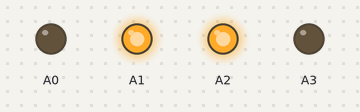
A program run on a simulated CircuitPython board. Parts: output pins drawn as LEDs (lit = HIGH). WiFi joins after 1.5 s; the clock reads 2024-03-15 10:24:30 at power-on unless the program sets it; no radio messages arrive unless stated (any console line starting 'radio sent:' is added by the test bench); values from a settings file that is not in the repository are placeholders; web requests get an empty 200 reply after 0.4 s.

Above: at 5.5 s.
At 18.03 s:
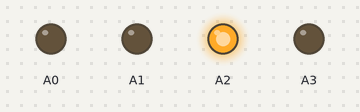
Timing chart, 0 to 18.6 s (numbered marks = the images above):
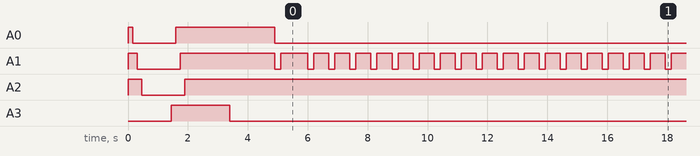

Measured:
- by itself, A1: goes LOW 1.5 s, HIGH 3.2 s, LOW 0.20 s, HIGH 0.90 s, 48 × (LOW 0.20 s, HIGH 0.50 s), LOW 0.20 s, then HIGH
- by itself, everything shown: repeats every 11.9 s, in 34 steps

The program:

main.py
```python
"""
Receive LoRa packets from the beehive monitor and bridge to PostgREST on a Pi.
"""

# Imports

import json
from os import getenv
import struct
import time

import board
import busio
from digitalio import DigitalInOut
import rtc
import adafruit_datetime as datetime

from adafruit_esp32spi import adafruit_esp32spi
import adafruit_connection_manager
import adafruit_requests
import adafruit_ntp

import adafruit_datetime as datetime

import adafruit_logging as logging

from adafruit_rfm9x import RFM9x

from helpers import StatusLED

# === USER INPUT ===

GATEWAY_ID = 1 # your gateway id
HEARTBEAT_INTERVAL = 60 # seconds

LORA_FREQ = 915.0  # MHz
READINGS_URL = "http://192.168.4.110:3001/readings"
HEARTBEAT_URL = "http://192.168.4.110:3001/gateway_heartbeat"

# packet format
rx_packet_format = "<BBHIBHIhHhHHHH"
tx_packet_format = "<HH"
time_packet_format = "<HHI"

FLAG_TIME_REQUEST = 0x1
FLAG_INT_HDC3022_ERROR = 0x2
FLAG_EXT_HDC3022_ERROR = 0x4
FLAG_BMP585_ERROR = 0x8
FLAG_NAU7802_ERROR = 0x10
FLAG_TEST_PACKET = 0x20

PACKET_VERSION = 3

# === END USER INPUT ===

logger = logging.getLogger("inside unit")
logger.setLevel(logging.DEBUG)

logger.info(f"Gateway (id {GATEWAY_ID}) awake")

# status leds
# fmt: off
power_led   = StatusLED(board.A3)
wifi_led    = StatusLED(board.A0)
lora_led    = StatusLED(board.A1)
wifi_tx_led = StatusLED(board.A2)
# fmt: on

# blinkenlights!
power_led.on()
time.sleep(0.15)
wifi_led.on()
time.sleep(0.15)
lora_led.on()
time.sleep(0.15)
wifi_tx_led.on()
time.sleep(1)

power_led.off()
time.sleep(0.15)
wifi_led.off()
time.sleep(0.15)
lora_led.off()
time.sleep(0.15)
wifi_tx_led.off()
time.sleep(1.5)

power_led.on()

# LoRa Setup


def crc16_ccitt(data):
    crc = 0xFFFF

    for byte in data:
        crc ^= byte << 8

        for _ in range(8):
            if crc & 0x8000:
                crc = (crc << 1) ^ 0x1021
            else:
                crc <<= 1

            crc &= 0xFFFF

    return crc


rfm_cs = DigitalInOut(board.D25)
rfm_reset = DigitalInOut(board.D24)

lora = RFM9x(board.SPI(), rfm_cs, rfm_reset, LORA_FREQ)
lora.tx_power = 23
lora.spreading_factor = 7

lora.receive_timeout = 10

# WiFi setup

ssid = getenv("CIRCUITPY_WIFI_SSID")
password = getenv("CIRCUITPY_WIFI_PASSWORD")

# Featherwing Wiring
esp32_cs = DigitalInOut(board.D13)
esp32_ready = DigitalInOut(board.D11)
esp32_reset = DigitalInOut(board.D12)

spi = board.SPI()

esp = adafruit_esp32spi.ESP_SPIcontrol(spi, esp32_cs, esp32_ready, esp32_reset)

pool = adafruit_connection_manager.get_radio_socketpool(esp)
ssl_context = adafruit_connection_manager.get_radio_ssl_context(esp)
requests = adafruit_requests.Session(pool, ssl_context)

if esp.status == adafruit_esp32spi.WL_IDLE_STATUS:
    logger.debug("ESP32 found and in idle mode")

logger.info("Connecting to WiFi...")
while not esp.is_connected:
    try:
        esp.connect_AP(ssid, password)
    except OSError as e:
        logger.error("could not connect to WiFi, retrying: ", e)
        continue
logger.info(f"Connected to {esp.ap_info.ssid}")
logger.debug(f"RSSI: {esp.ap_info.rssi}, my IP address is {esp.ipv4_address}")

ntp = adafruit_ntp.NTP(pool, tz_offset=0, cache_seconds=3600)

ntp_success = False
for ntp_retries in range(5):
    try:
        rtc.RTC().datetime = ntp.datetime
        logger.debug("set RTC to NTP")
        ntp_success = True
        break
    except Exception as e:
        logger.error(f"NTP sync failed with {e}, retrying (#{ntp_retries})")

if not ntp_success:
    raise Exception("NTP sync failed")

jwt = getenv("JWT_SECRET")
header = {
    "Authorization": f"Bearer {jwt}",
    "Content-Type": "application/json",
    "Prefer": "return=representation",
}

wifi_led.on()

# end WiFi setup

logger.info("Mainloop start")

data_to_upload = []

last_heartbeat = 0

while True:
    lora_led.on()
    raw_packet = lora.receive(with_header=True, timeout=0.2)
    lora_led.off()
    if raw_packet is None:
        raw_packet = lora.receive(with_header=True)
    if (raw_packet is not None) and (len(data_to_upload) < 50):
        logger.info(f"Got a packet ({len(data_to_upload)} in queue)")
        # we got a packet and have space for it
        try:
            packet = struct.unpack(rx_packet_format, raw_packet)
        except RuntimeError:
            continue
        (
            packet_version,
            node_id,
            sequence,
            timestamp,
            flags,
            backlog,
            weight,
            temperature,
            humidity,
            ext_temp,
            ext_humid,
            baro_pressure,
            rain_tips,
            crc,
        ) = packet

        calculated_crc = crc16_ccitt(raw_packet[:-2])

        temperature /= 100
        humidity /= 100
        baro_pressure /= 10

        # fmt: off
        int_hdc3022_error = bool(flags & FLAG_INT_HDC3022_ERROR)
        ext_hdc3022_error = bool(flags & FLAG_EXT_HDC3022_ERROR)
        bmp585_error      = bool(flags & FLAG_BMP585_ERROR)
        nau7802_error     = bool(flags & FLAG_NAU7802_ERROR)
        test_packet       = bool(flags & FLAG_TEST_PACKET)
        # fmt: on

        logger.debug(
            f"timestamp {timestamp}\nweight {weight}\nflags: {flags}\nbacklog: {backlog} packets"
        )
        logger.debug(f"crc: {crc}, calc crc: {calculated_crc}")
        logger.debug(f"SNR: {lora.snr}, RSSI: {lora.rssi}")

        if calculated_crc == crc:
            logger.debug("Good CRC, sending ACK")
            if flags & FLAG_TIME_REQUEST:
                logger.info("sending time update")
                ack = struct.pack(
                    time_packet_format, sequence, calculated_crc, int(time.time())
                )
            else:
                ack = struct.pack(tx_packet_format, sequence, calculated_crc)
            lora_led.on()
            lora.send(ack)
            lora_led.off()
            timestamp_isoformat = (
                datetime.datetime.fromtimestamp(timestamp).isoformat() + "+00"
            )
            now_isoformat = datetime.datetime.now().isoformat() + "+00"

            if timestamp < 1767225600:
                suspect_packet = True  # rtc wasn't set
            elif packet_version != PACKET_VERSION:
                suspect_packet = True
            else:
                suspect_packet = False

            data = {
                "node_id": node_id,
                "ts": timestamp_isoformat,
                "ts_rxd": now_isoformat,
                "backlog": backlog,
                "raw_weight": weight,
                "hive_temp_c": temperature,
                "hive_humid_pct": humidity,
                "external_temp_c": ext_temp,
                "external_humid_pct": ext_humid,
                "baro_pressure_hpa": baro_pressure,
                "rain_tips": rain_tips,
                "suspect_packet": suspect_packet,
                "lora_rssi_dbm": lora.rssi,
                "lora_snr_db": lora.snr,
                "int_hdc3022_error": int_hdc3022_error,
                "ext_hdc3022_error": ext_hdc3022_error,
                "bmp585_error": bmp585_error,
                "nau7802_error": nau7802_error,
                "test_packet": test_packet,
            }

            logger.debug("adding to queue")
            data_to_upload.append(data)
        else:
            logger.error("CRC fail :(")
    else:
        if data_to_upload:
            logger.info("Posting to Pi")
            wifi_tx_led.on()
            try:
                for data in data_to_upload:
                    res = requests.post(READINGS_URL, json=data, headers=header)
                    logger.debug(f"Posted, got <{res.text}>")
                wifi_tx_led.off()
                data_to_upload = []
            except Exception as e:
                logger.error(f"Failed to POST with {e}")

        if (time.time() - last_heartbeat) >= HEARTBEAT_INTERVAL:
            last_heartbeat = time.time()
            logger.debug("Sending heartbeat")
            try:
                res = requests.post(HEARTBEAT_URL, json={"gateway_id":GATEWAY_ID}, headers=header)
                logger.debug(f"Posted heartbeat, got <{res.text}>")
            except Exception as e:
                logger.error(f"Failed to POST with {e}")
```

helpers.py
```python
import digitalio
import time


class StatusLED:
    def __init__(self, pin, active_low=True):
        self._pin = pin
        self._active_low = active_low

        self._io = digitalio.DigitalInOut(pin)
        self._io.direction = digitalio.Direction.OUTPUT
        self._io.value = int(active_low)

    def __str__(self):
        return f"Status LED Pin {self._pin}"

    def __repr__(self):
        return f"StatusLED({self._pin}, active_low={self_active_low})"

    def on(self):
        self._io.value = int(not self._active_low)

    def off(self):
        self._io.value = int(self._active_low)

    def toggle(self):
        self._io.value = 1 - self._io.value

    def blink(self, num, delay=0.5, initial_delay=0.5):
        self.off()
        time.sleep(initial_delay)
        for _ in range(num):
            self.on()
            time.sleep(delay)
            self.off()
            time.sleep(delay)
```
